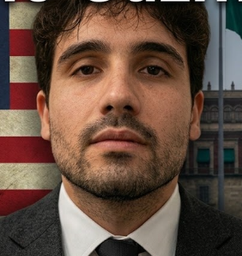
#> input picture la_cosa_nuestra/miniaturas/assets/ovidio_traje.png, 242 x 256 px, shrunk from 303 x 320 before the run
$ python recorte_ovidio_traje.py
#> lines starting #> are read from the running program, lines starting #| are printed output that depends on the picture
#!/usr/bin/env python3
"""Recorta a Ovidio (busto con traje) de assets/ovidio_traje.png -> assets/ovidio_traje_recorte.png.
La imagen viene cortada arriba (el pelo toca el borde y hay restos de letras): se descartan las primeras filas."""
import os, cv2, numpy as np
AQUI = os.path.dirname(os.path.abspath(__file__))
a = cv2.imread(os.path.join(AQUI, "assets", "ovidio_traje.png"))[7:, :]
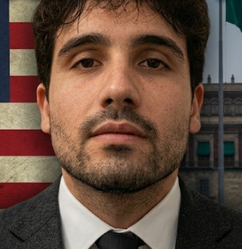
#> a: shape (249, 242, 3); mean B, G, R 64, 77.1, 100.7
F = 4
a = np.vstack([np.zeros((40, a.shape[1], 3), np.uint8) + a[0:1].mean(axis=(0, 1)).astype(np.uint8), a])      # margen arriba
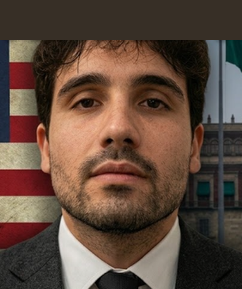
#> a: shape (289, 242, 3); mean B, G, R 60.4, 72.9, 94.3
big = cv2.resize(a, None, fx=F, fy=F, interpolation=cv2.INTER_CUBIC)
big = cv2.addWeighted(big, 1.35, cv2.GaussianBlur(big, (0, 0), 3), -0.35, 0)
H, W = big.shape[:2]
#> H = 1156; W = 968
top = 40 * F
mask = np.full((H, W), cv2.GC_PR_BGD, np.uint8)
mask[:top - 6] = cv2.GC_BGD
mask[top:, int(0.14 * W):int(0.86 * W)] = cv2.GC_PR_FGD
mask[int(0.22 * H):, int(0.30 * W):int(0.72 * W)] = cv2.GC_FGD
mask[int(0.90 * H):, int(0.05 * W):int(0.95 * W)] = cv2.GC_FGD
bg = np.zeros((1, 65)); fg = np.zeros((1, 65))
cv2.grabCut(big, mask, None, bg, fg, 10, cv2.GC_INIT_WITH_MASK)
m = np.where((mask == 1) | (mask == 3), 255, 0).astype(np.uint8)
m = cv2.morphologyEx(m, cv2.MORPH_CLOSE, cv2.getStructuringElement(cv2.MORPH_ELLIPSE, (21, 21)))
m = cv2.morphologyEx(m, cv2.MORPH_OPEN, cv2.getStructuringElement(cv2.MORPH_ELLIPSE, (13, 13)))
n, lab, st, _ = cv2.connectedComponentsWithStats(m)
m = np.where(lab == 1 + np.argmax(st[1:, 4]), 255, 0).astype(np.uint8)
# cupula de pelo reflejando las filas de abajo
# la imagen viene cortada arriba (el pelo toca el borde): no se inventa pelo; en la miniatura el borde superior del cuadro hace de corte
m[:top + 1] = 0
m[top + 1:top + 3, :] = m[top + 3:top + 4, :]
m = cv2.GaussianBlur(m, (0, 0), 2.4)
out = cv2.cvtColor(big, cv2.COLOR_BGR2BGRA); out[..., 3] = m
cv2.imwrite(os.path.join(AQUI, "assets", "ovidio_traje_recorte.png"), out)
prev = np.full_like(big, (30, 30, 190)); al = (m / 255.0)[..., None]
cv2.imwrite(os.environ.get("PREV", "/tmp/prev.jpg"), np.hstack([big, (big * al + prev * (1 - al)).astype(np.uint8)]))
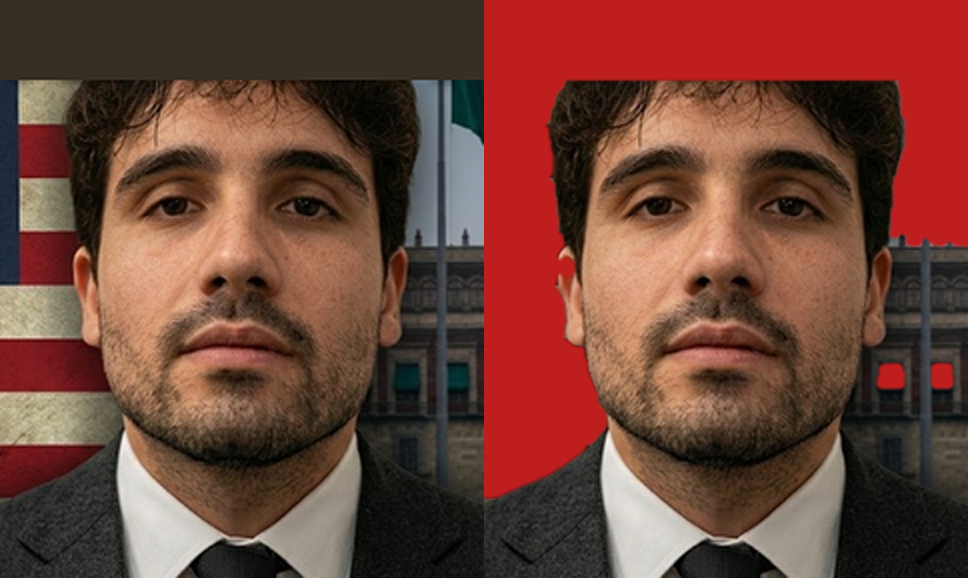
#> saved as prev.jpg: shape (1156, 1936, 3) (shown at 1/2 size); mean B, G, R 55.4, 66.9, 110.4

$ run again, with la_cosa_nuestra/miniaturas/assets/cara_recorte.png copied over la_cosa_nuestra/miniaturas/assets/ovidio_traje.png
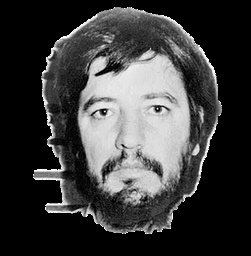
#> input picture la_cosa_nuestra/miniaturas/assets/cara_recorte.png, 251 x 256 px, shrunk from 768 x 783 before the run
#> `big = cv2.resize(a, None, fx=F, fy=F, interpolation=cv2.INTER_CUBIC)`:
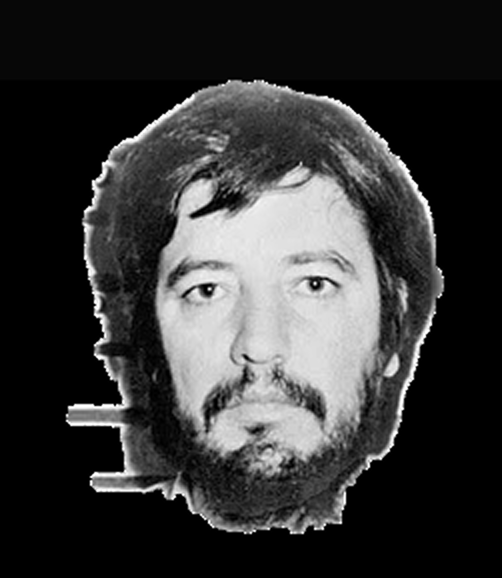
#> big: shape (1156, 1004, 3) (shown at 1/2 size); mean B, G, R 54.1, 54.1, 54.1
#> `cv2.imwrite(os.environ.get("PREV", "/tmp/prev.jpg"), np.hstack([big, (..`:
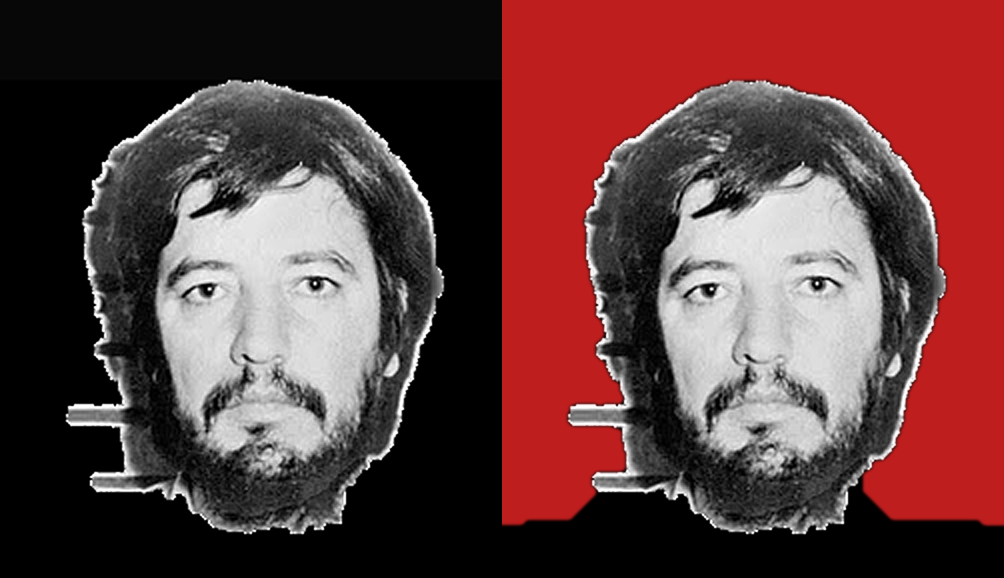
#> saved as prev.jpg: shape (1156, 2008, 3) (shown at 1/2 size); mean B, G, R 60.4, 60.4, 96.5
